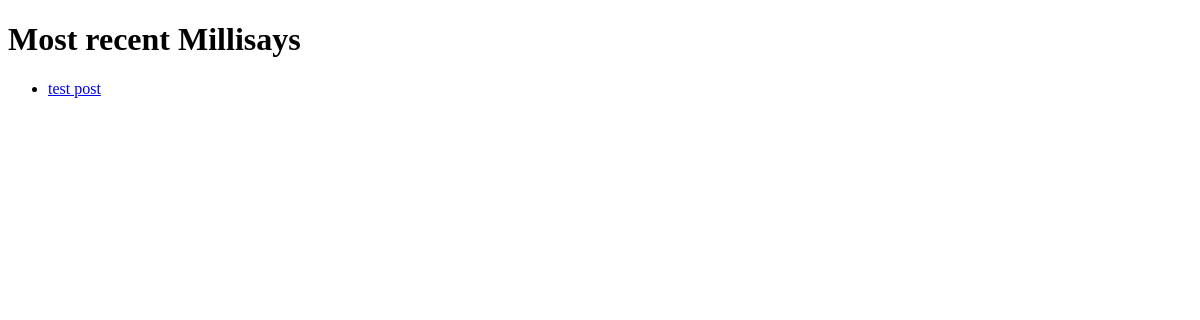
Page /post/ on the earlier database version.
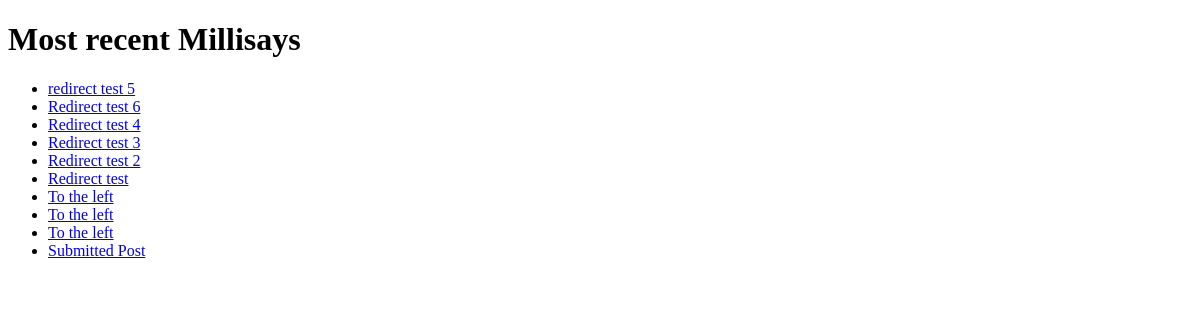
Same page on the later database version.
### readwrite/models.py (models this page shows, shortened)
class Post(models.Model):
    title = models.CharField(max_length=200)
    pub_date = models.DateTimeField(default=timezone.now()) #make default now, set timzeone for east coast
    content = models.TextField()
    upvotes = models.IntegerField(default=0)
    downvotes = models.IntegerField(default=0)
    views = models.IntegerField(default=0)

### readwrite/views.py (the view)
def index(request):
    post_list = Post.objects.order_by('-pub_date')[:10]
    context = {'posts': post_list}
    return render(request, 'readwrite/index.html', context)

### templates/readwrite/index.html (shortened to what this page needs)
<!DOCTYPE html>
<html>
<head>
</head>
<body>
    <h1>Most recent Millisays</h1>
    {% if posts %}
        <ul>
            {% for post in posts %}
                <li> <a href="/post/{{post.id}}"/>{{ post.title }}</li>
            {% endfor %}
        </ul>
    {% else %}
        <strong> There are no posts to show!</strong>
    {% endif %}
</body>
</html>

Differences in the rows shown:
no longer on this page (row unchanged): Post: title "test post"
added Post: title "redirect test 5"
added Post: title "Redirect test 6"
added Post: title "Redirect test 4"
added Post: title "Redirect test 3"
added Post: title "Redirect test 2"
added Post: title "Redirect test"
added Post: title "To the left"
added Post: title "To the left"
added Post: title "To the left"
added Post: title "Submitted Post"
